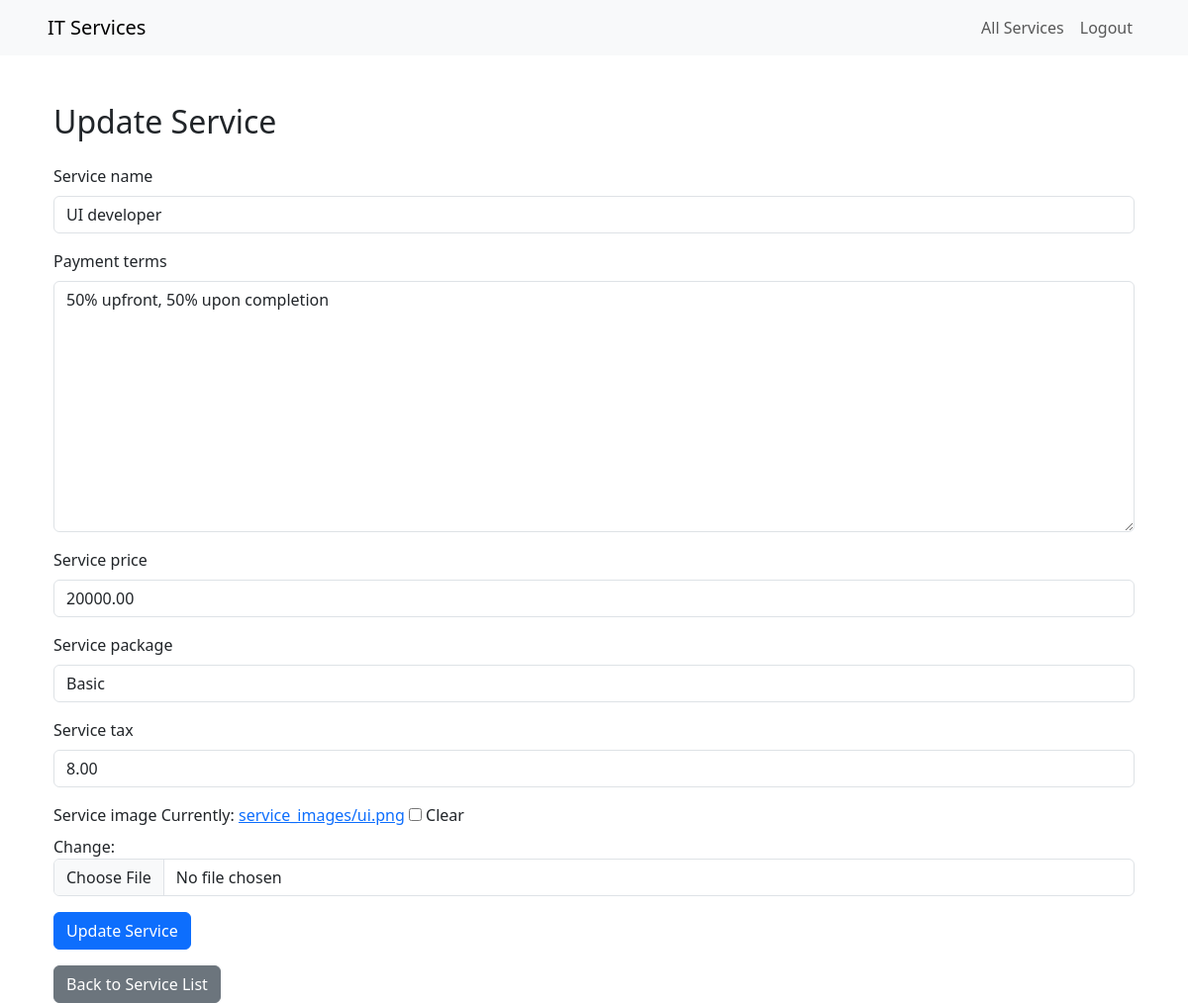
The page /services/6/update/ (signed in) on the database its author committed.
### users/models.py (models this page shows, shortened)
class Service(models.Model):
    service_name = models.CharField(max_length=255)
    payment_terms = models.TextField()  # Removed default
    service_price = models.DecimalField(max_digits=10, decimal_places=2, default=0)
    service_package = models.CharField(max_length=255)  # Removed default
    service_tax = models.DecimalField(max_digits=5, decimal_places=2, default=0)
    service_image = models.ImageField(upload_to='service_images/', null=True, blank=True)
    active = models.BooleanField(default=True)

### users/views.py (the view)
# urls.py: path('services/<int:pk>/update/', views.update_service, name='update_service'),
@login_required
def update_service(request, pk):
    service = get_object_or_404(Service, pk=pk)
    if request.method == 'POST':
        form = ServiceForm(request.POST, request.FILES, instance=service)
        if form.is_valid():
            form.save()
            return redirect('service_detail', pk=service.pk)
    else:
        form = ServiceForm(instance=service)
    return render(request, 'update_service.html', {'form': form})

### users/forms.py
class ServiceForm(forms.ModelForm):
    class Meta:
        model = Service
        fields = ['service_name', 'payment_terms', 'service_price', 'service_package', 'service_tax', 'service_image', 'active']
        widgets = {
                    'service_name': forms.TextInput(attrs={'class': 'form-control'}),
                    'payment_terms': forms.Textarea(attrs={'class': 'form-control'}),
                    'service_price': forms.NumberInput(attrs={'class': 'form-control'}),
                    'service_package': forms.TextInput(attrs={'class': 'form-control'}),
                    'service_tax': forms.NumberInput(attrs={'class': 'form-control'}),
                    'service_image': forms.ClearableFileInput(attrs={'class': 'form-control'}),
        }

### users/templates/update_service.html (shortened to what this page needs)
{% extends 'base.html' %}
{% block content %}
    <div class="container mt-5">
        <h2 class="mb-4">Update Service</h2>
        <form method="post" enctype="multipart/form-data">
            <div class="mb-3">
                <label for="{{ form.service_name.id_for_label }}" class="form-label">{{ form.service_name.label }}</label>
                {{ form.service_name }}
            </div>
            <div class="mb-3">
                <label for="{{ form.payment_terms.id_for_label }}" class="form-label">{{ form.payment_terms.label }}</label>
                {{ form.payment_terms }}
            </div>
            <div class="mb-3">
                <label for="{{ form.service_price.id_for_label }}" class="form-label">{{ form.service_price.label }}</label>
                {{ form.service_price }}
            </div>
            <div class="mb-3">
                <label for="{{ form.service_package.id_for_label }}" class="form-label">{{ form.service_package.label }}</label>
                {{ form.service_package }}
            </div>
            <div class="mb-3">
                <label for="{{ form.service_tax.id_for_label }}" class="form-label">{{ form.service_tax.label }}</label>
                {{ form.service_tax }}
            </div>
            <div class="mb-3">
                <label for="{{ form.service_image.id_for_label }}" class="form-label">{{ form.service_image.label }}</label>
                {{ form.service_image }}
            </div>
            <button type="submit" class="btn btn-primary">Update Service</button>
        </form>
        <a href="{% url 'service_list' %}" class="btn btn-secondary mt-3">Back to Service List</a>
    </div>
    {% endblock %}

### rows shown on the page
Service: service_name "UI developer", payment_terms "50% upfront, 50% upon completion", service_price "20000.00", service_package "Basic", service_tax "8.00"
